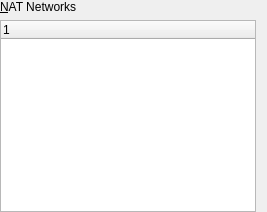
<ui version="4.0">
 <comment>
 VBox frontends: Qt GUI ("VirtualBox"):

 Copyright (C) 2009-2020 Oracle Corporation

 This file is part of VirtualBox Open Source Edition (OSE), as
 available from http://www.virtualbox.org. This file is free software;
 you can redistribute it and/or modify it under the terms of the GNU
 General Public License (GPL) as published by the Free Software
 Foundation, in version 2 as it comes in the "COPYING" file of the
 VirtualBox OSE distribution. VirtualBox OSE is distributed in the
 hope that it will be useful, but WITHOUT ANY WARRANTY of any kind.
 </comment>
 <class>UIGlobalSettingsNetwork</class>
 <widget class="QWidget" name="UIGlobalSettingsNetwork">
  <layout class="QVBoxLayout">
   <property name="margin">
    <number>0</number>
   </property>
   <item>
    <widget class="QILabelSeparator" native="1" name="m_pNetworkLabel">
     <property name="text">
     <string>&amp;NAT Networks</string>
     </property>
     <property name="buddy">
      <cstring>m_pTreeNetworkNAT</cstring>
     </property>
    </widget>
   </item>
   <item>
    <layout class="QHBoxLayout" name="m_pLayoutNAT">
     <property name="spacing">
      <number>3</number>
     </property>
     <item>
      <widget class="QITreeWidget" name="m_pTreeNetworkNAT">
       <property name="sizePolicy">
        <sizepolicy hsizetype="MinimumExpanding" vsizetype="MinimumExpanding">
         <horstretch>0</horstretch>
         <verstretch>0</verstretch>
        </sizepolicy>
       </property>
       <property name="minimumSize">
        <size>
         <width>0</width>
         <height>150</height>
        </size>
       </property>
       <property name="whatsThis">
        <string>Lists all available NAT networks.</string>
       </property>
       <property name="rootIsDecorated">
        <bool>false</bool>
       </property>
      </widget>
     </item>
     <item>
      <widget class="UIToolBar" name="m_pToolbarNetworkNAT"/>
     </item>
    </layout>
   </item>
</layout>
</widget>
 <customwidgets>
  <customwidget>
   <class>QILabelSeparator</class>
   <extends>QLabel</extends>
   <header>QILabelSeparator.h</header>
  </customwidget>
  <customwidget>
   <class>UIToolBar</class>
   <extends>QToolBar</extends>
   <header>UIToolBar.h</header>
  </customwidget>
  <customwidget>
   <class>QITreeWidget</class>
   <extends>QTreeWidget</extends>
   <header>QITreeWidget.h</header>
  </customwidget>
 </customwidgets>
 <resources/>
 <connections/>
</ui>
